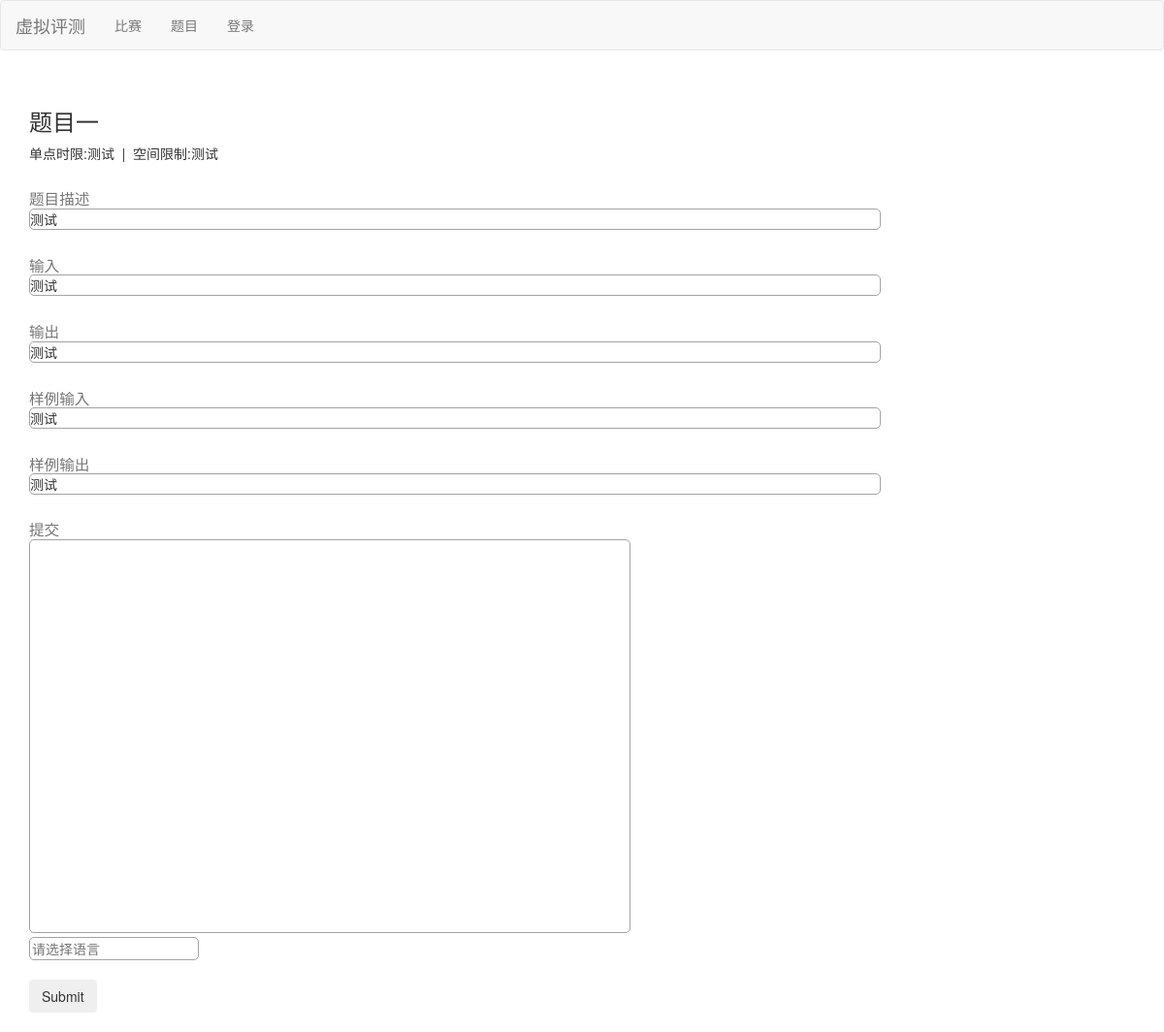
/problem/1/, run on an earlier commit of the app's database.
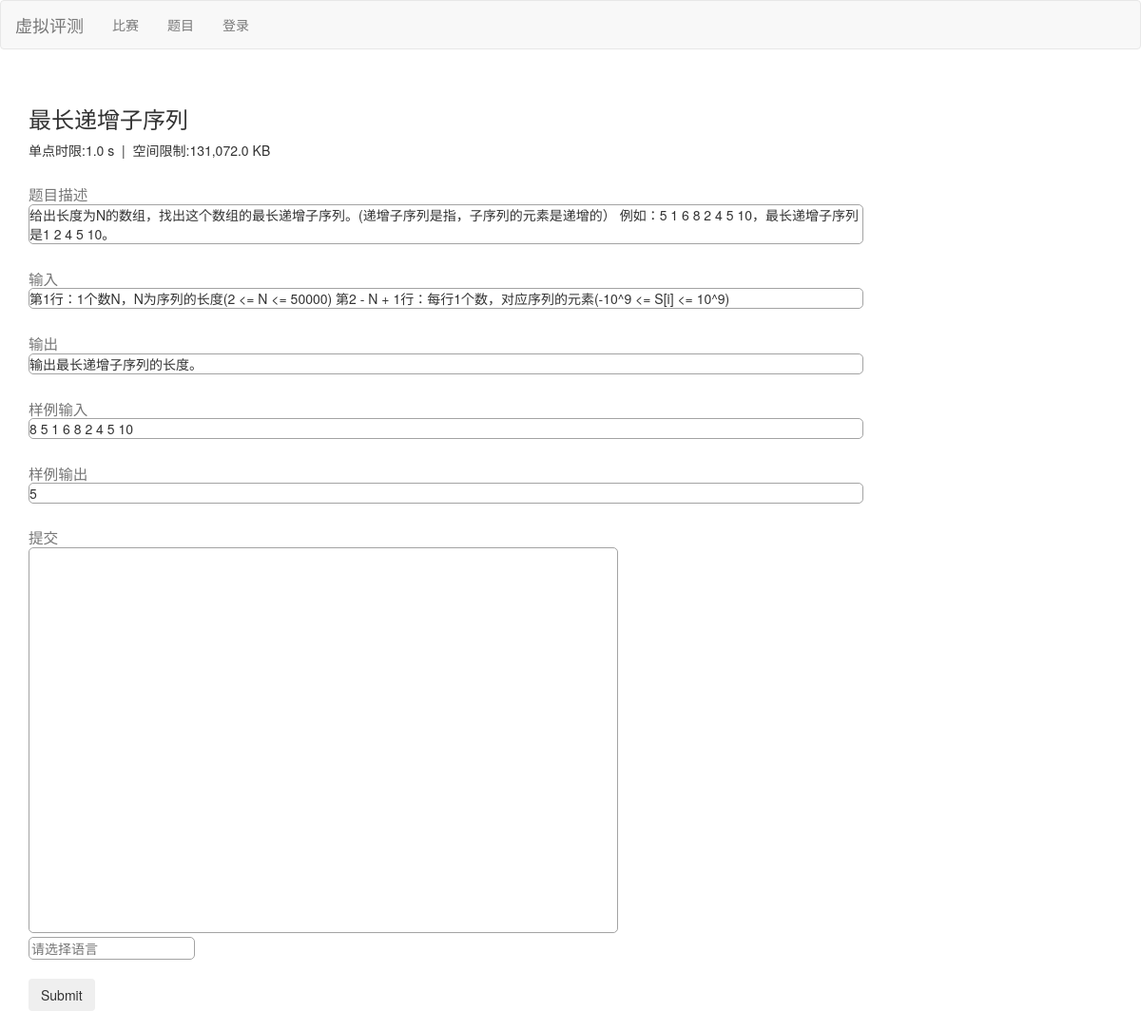
And on a later commit of the database.
### problem/models.py (models this page shows, shortened)
class Problem(models.Model):
    title = models.TextField(default='无可奉告')
    description = models.TextField(default='无可奉告')
    time_limit = models.TextField(default='无可奉告')
    memory_limit = models.TextField(default='无可奉告')
    problem_id = models.IntegerField(default=-1)  # oj上的题目id
    input_description = models.TextField(default='无可奉告')
    output_description = models.TextField(default='无可奉告')
    sample_input = models.TextField(default='无可奉告')
    sample_output = models.TextField(default='无可奉告')
    accept_count = models.IntegerField(default=0)
    score = models.IntegerField(default=0)

### problem/views.py (the view)
# urls.py: path('<int:problem_id>/',views.problem_view),
def problem_view(request,problem_id):
    problem=get_object_or_404(Problem, pk=problem_id)
    return render(request,'problem_view.html',{'problem':problem})

### templates/problem_view.html (shortened to what this page needs)
{% extends 'base.html' %}
{% block base %}
<div style="width:77%;height:200px;display: inline-block;">
    <div class="">
        <h3>{{ problem.title }}</h3>
    </div>
    <div class="">单点时限:{{ problem.time_limit }}&nbsp;&nbsp;|&nbsp;&nbsp;空间限制:{{ problem.memory_limit }}</div>
    <h3 style="margin-bottom: 0;"><small>题目描述</h3></small>
    <div class="border">{{ problem.description }}</div>
    <h3 style="margin-bottom: 0;"><small>输入</h3></small>
    <div class="border">{{ problem.input_description }}</div>
    <h3 style="margin-bottom: 0;"><small>输出</h3></small>
    <div class="border">{{ problem.output_description }}</div>
    <h3 style="margin-bottom: 0;"><small>样例输入</h3></small>
    <div class="border">{{ problem.sample_input }}</div>
    <h3 style="margin-bottom: 0;"><small>样例输出</h3></small>
    <div class="border">{{ problem.sample_output }}</div>
</div>
<h3 style="margin-bottom: 0;"><small>提交</h3></small>
<div>
    <textarea name="code" id="" cols="80" rows="20" class="border"  style="resize:none" ></textarea>
    <form action="" method="POST">
        <input type="text" name="language" list="list_item" placeholder="请选择语言" class="border">
        <br>
        <br>
        <input type="submit" class="btn">
    </form>
</div>
<br>
{% endblock base %}

What changed in the data, as far as the page shows it:
changed Problem: title "题目一" → "最长递增子序列"; time_limit "测试" → "1.0 s"; memory_limit "测试" → "131,072.0 KB"; description "测试" → "给出长度为N的数组，找出这个数组的最长递增子序列。(递增子序列是指，子序列的元素是递增的） 例如：5 1 6 8 2 4 5 10，最长递增子序列是1 2 4 5 10。"; input_description "测试" → "第1行：1个数N，N为序列的长度(2 <= N <= 50000) 第2 - N + 1行：每行1个数，对应序列的元素(-10^9 <= S[i] <= 10^9)"; output_description "测试" → "输出最长递增子序列的长度。"; sample_input "测试" → "8 5 1 6 8 2 4 5 10"; sample_output "测试" → "5"
